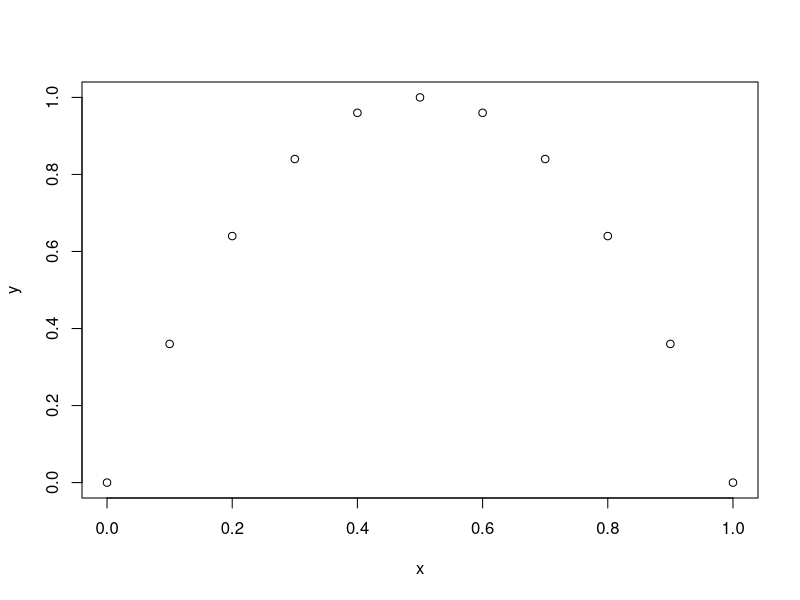
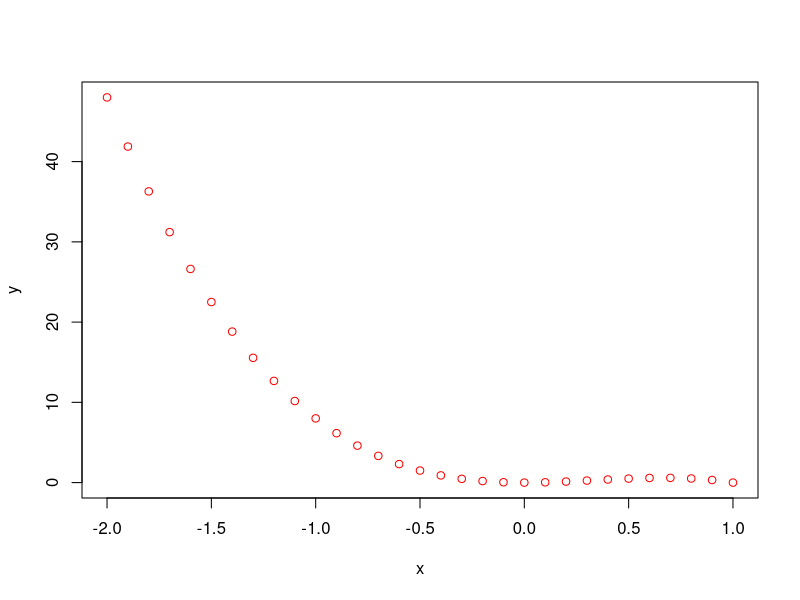

R code for these plots, in order:
# Créer un vecteur x = (x1, . . . , x11) contenant les réels compris entre 0 et 1 par pas de 0.1
x <- seq(0, 1, by=0.1)

# Afficher la longueur de x
print(length(x))

# En utilisant les opérations vectorielles, créer un vecteur y = 4x(1 − x)
y <- 4*x*(1-x)

# Tracer la courbe rejoignant les points (x1, y1), . . . , (x11, y11) avec la commande plot
plot(x, y)

# Calculer le maximum des y1, . . . , y11
print(max(y))

# En quel point le maximum est-il atteint ?
print(x[which.max(y)])

# Tracer la courbe de la fonction f (x) = 4x2(1 − x), x
# ∈ [−2, 1], en rouge
x <- seq(-2, 1, by=0.1)
y <- 4*x^2*(1-x)
plot(x, y, col="red")